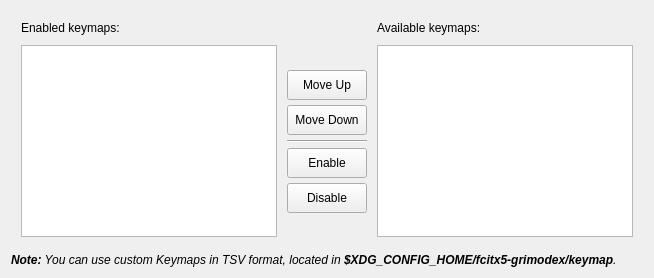
             <widget class="QWidget" name="advancedTabTabWidgetKeymapPage">
              <attribute name="title">
               <string>Keymap</string>
              </attribute>
              <layout class="QVBoxLayout" name="advancedKeymapPageLayout">
               <item>
                <layout class="QGridLayout" name="keymapSelectionGrid">
                 <property name="leftMargin">
                  <number>10</number>
                 </property>
                 <property name="topMargin">
                  <number>10</number>
                 </property>
                 <property name="rightMargin">
                  <number>10</number>
                 </property>
                 <property name="bottomMargin">
                  <number>10</number>
                 </property>
                 <property name="spacing">
                  <number>10</number>
                 </property>
                 <item row="1" column="1">
                  <layout class="QVBoxLayout" name="keymapManageButtons">
                   <property name="spacing">
                    <number>5</number>
                   </property>
                   <item>
                    <spacer name="keymapManageTopSpacer">
                     <property name="orientation">
                      <enum>Qt::Orientation::Vertical</enum>
                     </property>
                     <property name="sizeHint" stdset="0">
                      <size>
                       <width>0</width>
                       <height>0</height>
                      </size>
                     </property>
                    </spacer>
                   </item>
                   <item>
                    <widget class="QToolButton" name="keymapMoveUp">
                     <property name="minimumSize">
                      <size>
                       <width>80</width>
                       <height>30</height>
                      </size>
                     </property>
                     <property name="text">
                      <string>Move Up</string>
                     </property>
                     <property name="icon">
                      <iconset theme="QIcon::ThemeIcon::GoUp"/>
                     </property>
                     <property name="toolButtonStyle">
                      <enum>Qt::ToolButtonStyle::ToolButtonTextUnderIcon</enum>
                     </property>
                    </widget>
                   </item>
                   <item>
                    <widget class="QToolButton" name="keymapMoveDown">
                     <property name="minimumSize">
                      <size>
                       <width>80</width>
                       <height>30</height>
                      </size>
                     </property>
                     <property name="text">
                      <string>Move Down</string>
                     </property>
                     <property name="icon">
                      <iconset theme="QIcon::ThemeIcon::GoDown"/>
                     </property>
                     <property name="toolButtonStyle">
                      <enum>Qt::ToolButtonStyle::ToolButtonTextUnderIcon</enum>
                     </property>
                    </widget>
                   </item>
                   <item>
                    <widget class="Line" name="keymapManageSeparator">
                     <property name="orientation">
                      <enum>Qt::Orientation::Horizontal</enum>
                     </property>
                    </widget>
                   </item>
                   <item>
                    <widget class="QToolButton" name="enableKeymap">
                     <property name="minimumSize">
                      <size>
                       <width>80</width>
                       <height>30</height>
                      </size>
                     </property>
                     <property name="text">
                      <string>Enable</string>
                     </property>
                     <property name="icon">
                      <iconset theme="QIcon::ThemeIcon::GoPrevious"/>
                     </property>
                     <property name="toolButtonStyle">
                      <enum>Qt::ToolButtonStyle::ToolButtonTextUnderIcon</enum>
                     </property>
                    </widget>
                   </item>
                   <item>
                    <widget class="QToolButton" name="disableKeymap">
                     <property name="minimumSize">
                      <size>
                       <width>80</width>
                       <height>30</height>
                      </size>
                     </property>
                     <property name="text">
                      <string>Disable</string>
                     </property>
                     <property name="icon">
                      <iconset theme="QIcon::ThemeIcon::GoNext"/>
                     </property>
                     <property name="toolButtonStyle">
                      <enum>Qt::ToolButtonStyle::ToolButtonTextUnderIcon</enum>
                     </property>
                    </widget>
                   </item>
                   <item>
                    <spacer name="keymapManageBottomSpacer">
                     <property name="orientation">
                      <enum>Qt::Orientation::Vertical</enum>
                     </property>
                     <property name="sizeHint" stdset="0">
                      <size>
                       <width>0</width>
                       <height>0</height>
                      </size>
                     </property>
                    </spacer>
                   </item>
                  </layout>
                 </item>
                 <item row="1" column="2">
                  <widget class="QListWidget" name="availableKeymapList">
                   <property name="selectionMode">
                    <enum>QAbstractItemView::SelectionMode::SingleSelection</enum>
                   </property>
                  </widget>
                 </item>
                 <item row="0" column="2">
                  <widget class="QLabel" name="availableKeymapLabel">
                   <property name="text">
                    <string>Available keymaps:</string>
                   </property>
                  </widget>
                 </item>
                 <item row="1" column="0">
                  <widget class="QListWidget" name="enabledKeymapList">
                   <property name="dragEnabled">
                    <bool>true</bool>
                   </property>
                   <property name="dragDropMode">
                    <enum>QAbstractItemView::DragDropMode::InternalMove</enum>
                   </property>
                   <property name="defaultDropAction">
                    <enum>Qt::DropAction::MoveAction</enum>
                   </property>
                   <property name="selectionMode">
                    <enum>QAbstractItemView::SelectionMode::SingleSelection</enum>
                   </property>
                  </widget>
                 </item>
                 <item row="0" column="0">
                  <widget class="QLabel" name="enabledKeymapLabel">
                   <property name="text">
                    <string>Enabled keymaps:</string>
                   </property>
                  </widget>
                 </item>
                </layout>
               </item>
               <item>
                <widget class="QLabel" name="keymapAdvancedNote">
                 <property name="text">
                  <string>&lt;html&gt;&lt;head/&gt;&lt;body&gt;&lt;p&gt;&lt;span style=&quot; font-weight:700; font-style:italic;&quot;&gt;Note:&lt;/span&gt;&lt;span style=&quot; font-style:italic;&quot;&gt; You can use custom Keymaps in TSV format, located in &lt;/span&gt;&lt;span style=&quot; font-weight:700; font-style:italic;&quot;&gt;$XDG_CONFIG_HOME/fcitx5-grimodex/keymap&lt;/span&gt;&lt;span style=&quot; font-style:italic;&quot;&gt;.&lt;/span&gt;&lt;/p&gt;&lt;/body&gt;&lt;/html&gt;</string>
                 </property>
                 <property name="wordWrap">
                  <bool>true</bool>
                 </property>
                 <property name="margin">
                  <number>10</number>
                 </property>
                 <property name="openExternalLinks">
                  <bool>true</bool>
                 </property>
                </widget>
               </item>
              </layout>
             </widget>
